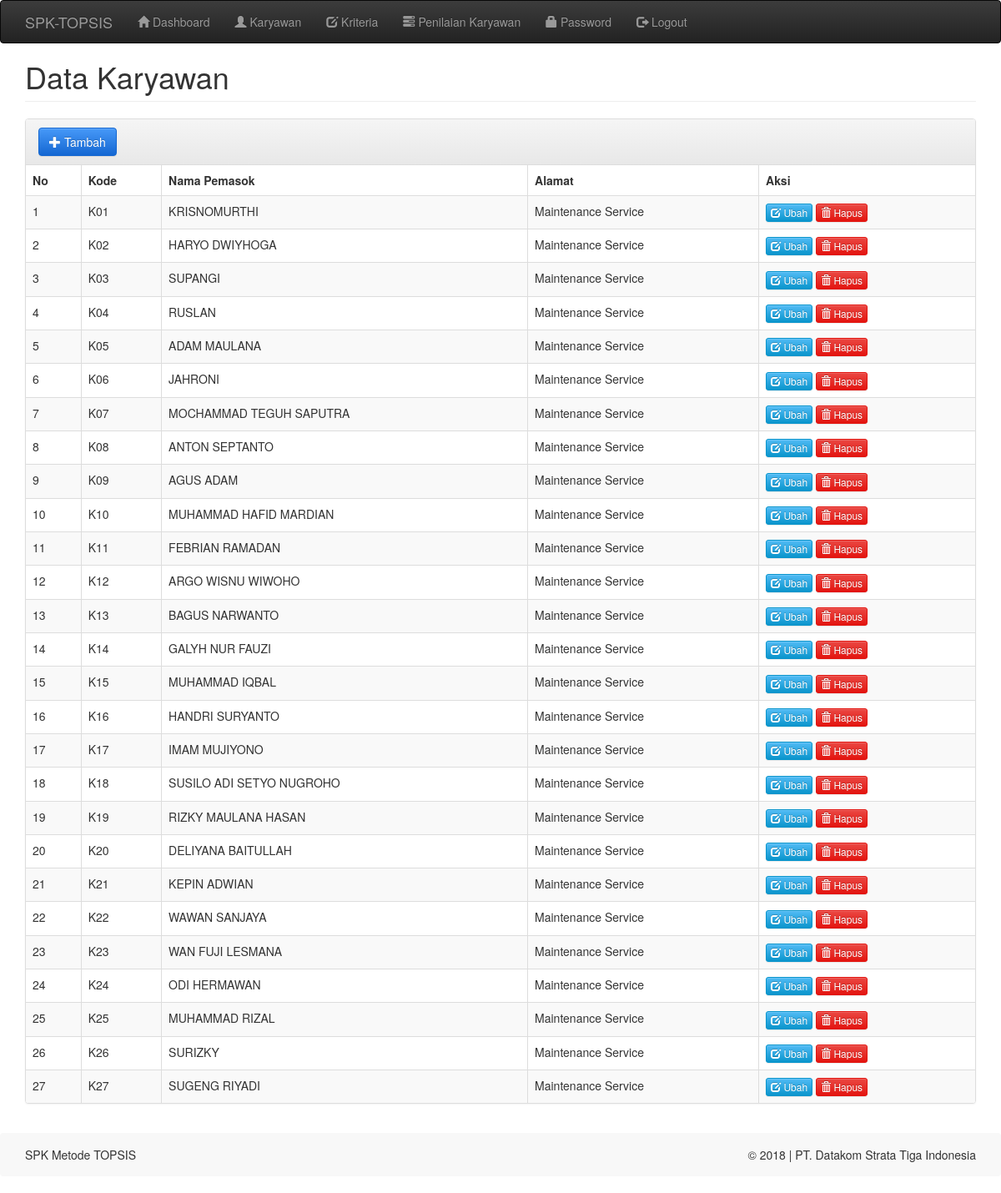
The page /index.php?m=karyawan (signed in) on the database its author committed.
### tables this page shows
CREATE TABLE `tb_karyawan` (
  `kode_karyawan` varchar(16) NOT NULL,
  `nik` varchar(10) DEFAULT NULL,
  `nama_karyawan` varchar(100) NOT NULL,
  `departemen` varchar(100) NOT NULL,
  `total` double NOT NULL,
  `rank` int(11) NOT NULL
);

### functions.php (called while the page is built, shortened)
<?php
include'config.php';
include'includes/ez_sql_core.php';
include'includes/ez_sql_mysqli.php';
$db = new ezSQL_mysqli($config[username], $config[password], $config[database_name], $config[server]);
include'includes/general.php';
$mod = $_GET[m];

### config.php (called while the page is built)
<?php
$config["server"]='localhost';
$config["username"]='root';
$config["password"]='';
$config["database_name"]='db_spk_topsis';

### includes/ez_sql_core.php (called while the page is built, shortened)
<?php
	class ezSQLcore
	{
		var $timers           = array();
		function get_host_port( $host, $default = false )
		{
			$port = $default;
			return array( $host, $port );
		}
		function flush()
		{
			$this->last_result = array();
		}
		function get_results($query=null, $output = OBJECT)
		{
			if ( $query )
			{
				$this->query($query);
			}
			if ( $output == OBJECT )
			{
				return $this->last_result;
			}
		}
		function timer_get_cur()
		{
			list($usec, $sec) = explode(" ",microtime());
			return ((float)$usec + (float)$sec);
		}
		function timer_start($timer_name)
		{
			$this->timers[$timer_name] = $this->timer_get_cur();
		}
		function timer_elapsed($timer_name)
		{
			return round($this->timer_get_cur() - $this->timers[$timer_name],2);
		}
	}

### includes/general.php (called while the page is built, shortened)
<?php
function esc_field($str){
    if (!get_magic_quotes_gpc())
        return addslashes($str);
    else
        return $str;
}

### includes/ez_sql_mysqli.php (called while the page is built, shortened)
<?php
	$ezsql_mysqli_str = array
	(
		1 => 'Require $dbuser and $dbpassword to connect to a database server',
		2 => 'Error establishing mySQLi database connection. Correct user/password? Correct hostname? Database server running?',
		3 => 'Require $dbname to select a database',
		4 => 'mySQLi database connection is not active',
		5 => 'Unexpected error while trying to select database'
	);
	class ezSQL_mysqli extends ezSQLcore
	{
		function connect($dbuser='', $dbpassword='', $dbhost='localhost', $dbport=false)
		{
			global $ezsql_mysqli_str; $return_val = false;
			if ( ! $dbuser )
			{
				$this->register_error($ezsql_mysqli_str[1].' in '.__FILE__.' on line '.__LINE__);
				$this->show_errors ? trigger_error($ezsql_mysqli_str[1],E_USER_WARNING) : null;
			}
			else
			{
				$this->dbh = new mysqli($dbhost,$dbuser,$dbpassword, '', $dbport);
				if( $this->dbh->connect_errno )
				{
					$this->register_error($ezsql_mysqli_str[2].' in '.__FILE__.' on line '.__LINE__);
					$this->show_errors ? trigger_error($ezsql_mysqli_str[2],E_USER_WARNING) : null;
				}
				else
				{
					$return_val = true;
				}
			}
			return $return_val;
		}
		function query($query)
		{
			$return_val = 0;
			$query = trim($query);
			$this->result = @$this->dbh->query($query);
			if ( preg_match("/^(insert|delete|update|replace|truncate|drop|create|alter|begin|commit|rollback|set|lock|unlock|call)/i",$query) )
			{
				$is_insert = true;
				$this->rows_affected = @$this->dbh->affected_rows;
				if ( preg_match("/^(insert|replace)\s+/i",$query) )
				{
					$this->insert_id = @$this->dbh->insert_id;
				}
				$return_val = $this->rows_affected;
			}
			else
			{
				$is_insert = false;
				$i=0;
				$num_rows=0;
				while ( $row = @$this->result->fetch_object() )
				{
					$num_rows++;
				}
				$this->num_rows = $num_rows;
				$return_val = $this->num_rows;
			}
			return $return_val;
		}
	}

### karyawan.php (the view, shortened to what this page needs)
<div class="page-header">
    <h1>Data Karyawan</h1>
</div>
<div class="panel panel-default">
    <div class="panel-heading">
        <form class="form-inline">
            <div class="form-group">
                <a class="btn btn-primary" href="?m=karyawan_tambah"><span class="glyphicon glyphicon-plus"></span> Tambah </a>
            </div>
        </form>
    </div>
    <div class="table-responsive">
        <table class="table table-bordered table-hover table-striped">
        <thead>
            <tr>
                <th>No</th>
                <th>Kode</th>
                <th>Nama Pemasok</th>
                <th>Alamat</th>
                <th>Aksi</th>
            </tr>
        </thead>
        <?php
        $q = esc_field($_GET['q']);
        $rows = $db->get_results("SELECT * FROM tb_karyawan WHERE kode_karyawan LIKE '%$q%' OR nama_karyawan LIKE '%$q%' ORDER BY kode_karyawan");
        $no=1;
        foreach($rows as $row):?>
        <tr>
            <td><?= $no;?></td>
            <td><?=$row->kode_karyawan?></td>
            <td><?=$row->nama_karyawan?></td>
            <td><?=$row->departemen?></td>
            <td>
                <a class="btn btn-xs btn-info" href="?m=karyawan_ubah&ID=<?=$row->kode_karyawan?>"><span class="glyphicon glyphicon-edit"></span> Ubah </a>
                <a class="btn btn-xs btn-danger" href="aksi.php?act=karyawan_hapus&ID=<?=$row->kode_karyawan?>" onclick="return confirm('Hapus data?')"><span class="glyphicon glyphicon-trash"></span> Hapus </a>
            </td>
        </tr>
        <?php
        $no++;
        endforeach;?>
        </table>
        <?php include "includes/footer.php"; ?>

### index.php (shortened to what this page needs)
<?php
include'functions.php';
?>
<!DOCTYPE html>
<html lang="en">
  <head>
    <link href="assets/css/united-bootstrap.min.css" rel="stylesheet"/>
    <link href="assets/css/general.css" rel="stylesheet"/>
    <link rel="stylesheet" media="screen" href="assets/css/bootstrap.min.css">
    <link rel="stylesheet" media="screen" href="assets/css/bootstrap-theme.min.css">
    <link rel="stylesheet" media="screen" href="assets/css/bootstrap-admin-theme.css">
     <link rel="stylesheet" media="screen" href="assets/daterangepicker/daterangepicker.css">
  </head>
  <body>
    <nav class="navbar navbar-inverse">
      <div class="container">
        <div class="navbar-header">
          <a class="navbar-brand" href="?">SPK-TOPSIS</a>
        </div>
        <div id="navbar" class="navbar-collapse collapse">
          <ul class="nav navbar-nav">
            <li><a href="?m=home"><span class="glyphicon glyphicon-home"></span> Dashboard</a></li>
            <li><a href="?m=karyawan"><span class="glyphicon glyphicon-user"></span> Karyawan</a></li>
            <li><a href="?m=kriteria"><span class="glyphicon glyphicon-edit"></span> Kriteria</a></li>
            <li><a href="?m=periode"><span class="glyphicon glyphicon-tasks"></span> Penilaian Karyawan</a></li>
            <li><a href="?m=password"><span class="glyphicon glyphicon-lock"></span> Password</a></li>
            <li><a href="aksi.php?act=logout"><span class="glyphicon glyphicon-log-out"></span> Logout</a></li>
          </ul>
        </div>
        </div>
    </nav>
    <div class="container hentry">
    <?php
        if(file_exists($mod.'.php'))
            include $mod.'.php';
        else
            include 'home.php';
    ?>
</body>
</html>

### includes/footer.php
</div>
        </div>
    </div>
    <div class="navbar navbar-footer">
        <div class="container">
            <div class="row">
                <div class="col-lg-12">
                    <footer role="contentinfo">
                        <p class="left">SPK Metode TOPSIS</p>
                        <p class="right">&copy; 2018 | PT. Datakom Strata Tiga Indonesia</p>
                    </footer>
                </div>
            </div>
        </div>
    </div>

### assets/css/general.css (style rules this page uses)
html { position: relative; min-height: 100%; }
body { margin-bottom: 500px; }
.page-header { margin-top: 0; padding-bottom: 0; }
.page-header h1 { margin-top: 0; }

### rows shown on the page
tb_karyawan: kode_karyawan "K01", nama_karyawan "KRISNOMURTHI", departemen "Maintenance Service"
tb_karyawan: kode_karyawan "K02", nama_karyawan "HARYO DWIYHOGA", departemen "Maintenance Service"
tb_karyawan: kode_karyawan "K03", nama_karyawan "SUPANGI", departemen "Maintenance Service"
tb_karyawan: kode_karyawan "K04", nama_karyawan "RUSLAN", departemen "Maintenance Service"
tb_karyawan: kode_karyawan "K05", nama_karyawan "ADAM MAULANA", departemen "Maintenance Service"
tb_karyawan: kode_karyawan "K06", nama_karyawan "JAHRONI", departemen "Maintenance Service"
tb_karyawan: kode_karyawan "K07", nama_karyawan "MOCHAMMAD TEGUH SAPUTRA", departemen "Maintenance Service"
tb_karyawan: kode_karyawan "K08", nama_karyawan "ANTON SEPTANTO", departemen "Maintenance Service"
tb_karyawan: kode_karyawan "K09", nama_karyawan "AGUS ADAM", departemen "Maintenance Service"
tb_karyawan: kode_karyawan "K10", nama_karyawan "MUHAMMAD HAFID MARDIAN", departemen "Maintenance Service"
tb_karyawan: kode_karyawan "K11", nama_karyawan "FEBRIAN RAMADAN", departemen "Maintenance Service"
tb_karyawan: kode_karyawan "K12", nama_karyawan "ARGO WISNU WIWOHO", departemen "Maintenance Service"
tb_karyawan: kode_karyawan "K13", nama_karyawan "BAGUS NARWANTO", departemen "Maintenance Service"
tb_karyawan: kode_karyawan "K14", nama_karyawan "GALYH NUR FAUZI", departemen "Maintenance Service"
tb_karyawan: kode_karyawan "K15", nama_karyawan "MUHAMMAD IQBAL", departemen "Maintenance Service"
tb_karyawan: kode_karyawan "K16", nama_karyawan "HANDRI SURYANTO", departemen "Maintenance Service"
tb_karyawan: kode_karyawan "K17", nama_karyawan "IMAM MUJIYONO", departemen "Maintenance Service"
tb_karyawan: kode_karyawan "K18", nama_karyawan "SUSILO ADI SETYO NUGROHO", departemen "Maintenance Service"
tb_karyawan: kode_karyawan "K19", nama_karyawan "RIZKY MAULANA HASAN", departemen "Maintenance Service"
tb_karyawan: kode_karyawan "K20", nama_karyawan "DELIYANA BAITULLAH", departemen "Maintenance Service"
tb_karyawan: kode_karyawan "K21", nama_karyawan "KEPIN ADWIAN", departemen "Maintenance Service"
tb_karyawan: kode_karyawan "K22", nama_karyawan "WAWAN SANJAYA", departemen "Maintenance Service"
tb_karyawan: kode_karyawan "K23", nama_karyawan "WAN FUJI LESMANA", departemen "Maintenance Service"
tb_karyawan: kode_karyawan "K24", nama_karyawan "ODI HERMAWAN", departemen "Maintenance Service"
tb_karyawan: kode_karyawan "K25", nama_karyawan "MUHAMMAD RIZAL", departemen "Maintenance Service"
tb_karyawan: kode_karyawan "K26", nama_karyawan "SURIZKY", departemen "Maintenance Service"
tb_karyawan: kode_karyawan "K27", nama_karyawan "SUGENG RIYADI", departemen "Maintenance Service"
